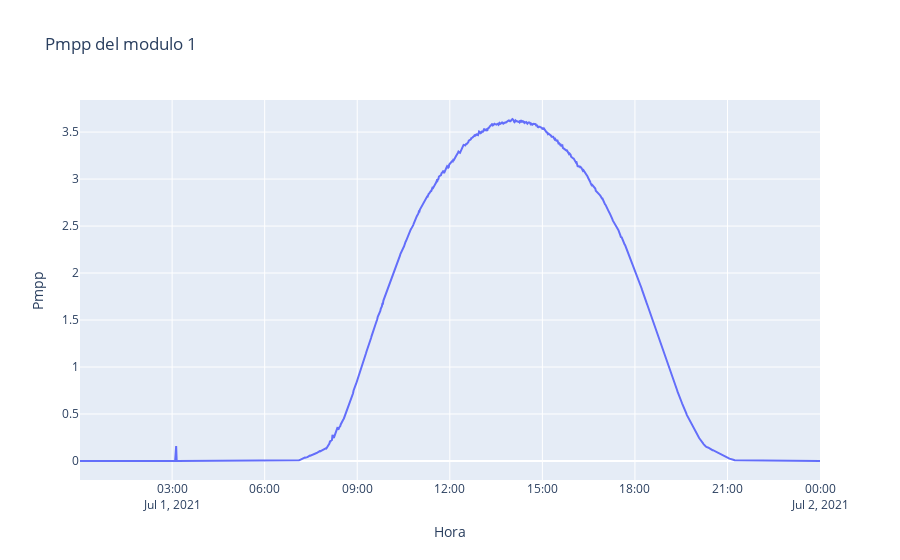
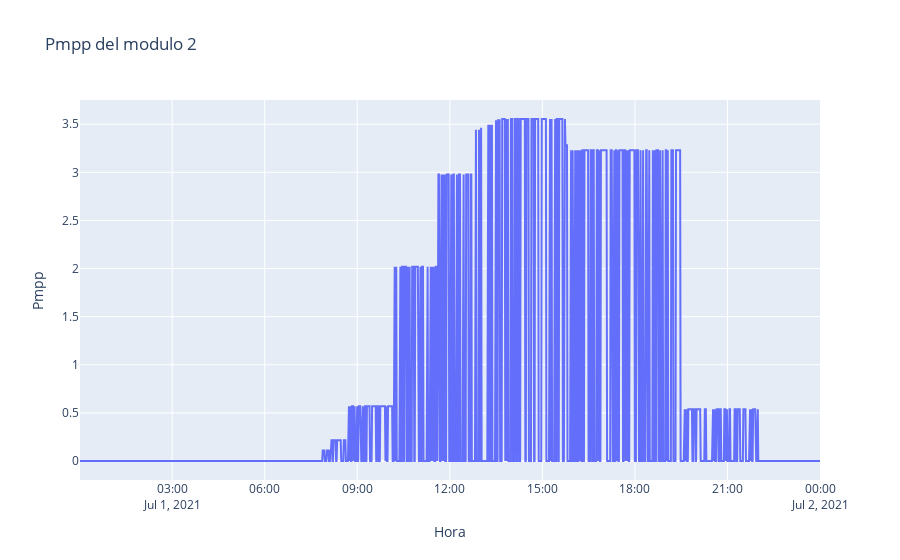
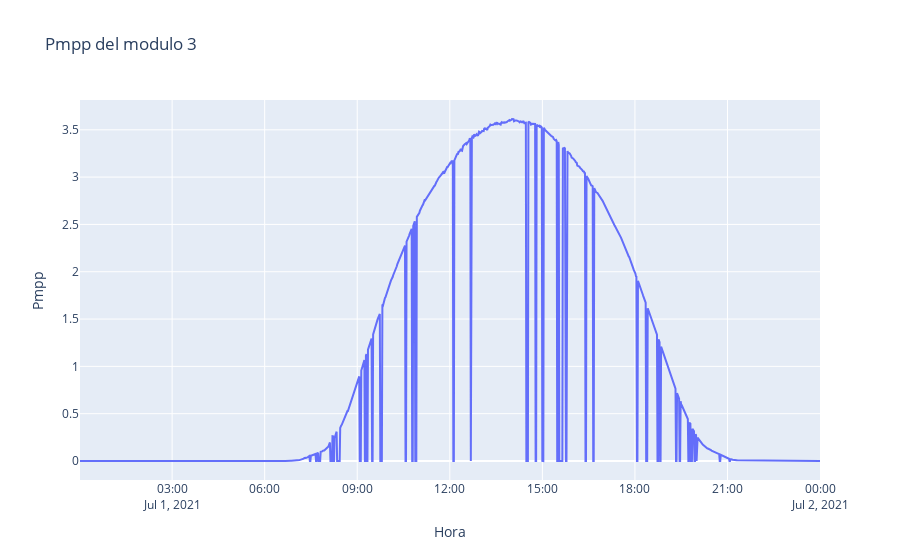
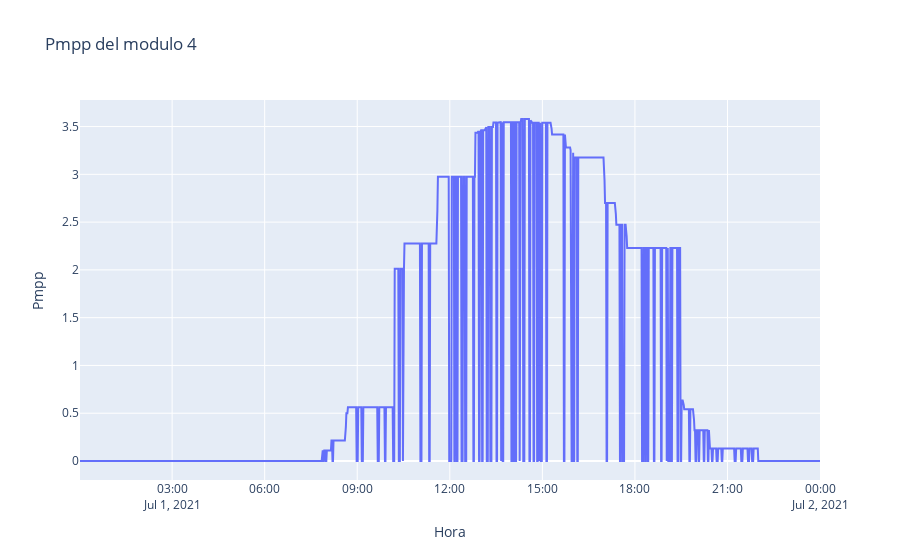

Here is the notebook cell these charts were saved with, in order:
### Code cell
df = leer("datos.csv")

# Cambiar la fecha para escoger cualquier otro dia
df_dia = dia('2021','07','01')

# Cambiar el parametro si se quiere estudiar otro (Pmpp,Isc,Voc,T,Vmpp,Impp)
grafica_dia('Pmpp',df_dia)

# Se visualizan los datos del clima de ese dia 
clima = obtengo_clima('2021','07','01','2021','07','01')
clima

### Figure 1 — Plotly figure (JSON) as saved in the notebook; plotly's stock layout.template omitted (floating-point values rounded to 4 significant figures; data arrays with more than 128 entries replaced by an {"elided": "..."} marker saying what was removed)
{"data": [{"name": "Modulo 1", "type": "scatter", "x": {"elided": "1440 str values"}, "y": {"elided": "1440 float values"}}], "layout": {"barmode": "group", "title": {"text": "Pmpp del modulo 1"}, "xaxis": {"title": {"text": "Hora"}}, "yaxis": {"title": {"text": "Pmpp"}}}}

### Figure 2 — Plotly figure (JSON) as saved in the notebook; plotly's stock layout.template omitted (floating-point values rounded to 4 significant figures; data arrays with more than 128 entries replaced by an {"elided": "..."} marker saying what was removed)
{"data": [{"name": "Modulo 2", "type": "scatter", "x": {"elided": "1440 str values"}, "y": {"elided": "1440 float values"}}], "layout": {"barmode": "group", "title": {"text": "Pmpp del modulo 2"}, "xaxis": {"title": {"text": "Hora"}}, "yaxis": {"title": {"text": "Pmpp"}}}}

### Figure 3 — Plotly figure (JSON) as saved in the notebook; plotly's stock layout.template omitted (floating-point values rounded to 4 significant figures; data arrays with more than 128 entries replaced by an {"elided": "..."} marker saying what was removed)
{"data": [{"name": "Modulo 3", "type": "scatter", "x": {"elided": "1440 str values"}, "y": {"elided": "1440 float values"}}], "layout": {"barmode": "group", "title": {"text": "Pmpp del modulo 3"}, "xaxis": {"title": {"text": "Hora"}}, "yaxis": {"title": {"text": "Pmpp"}}}}

### Figure 4 — Plotly figure (JSON) as saved in the notebook; plotly's stock layout.template omitted (floating-point values rounded to 4 significant figures; data arrays with more than 128 entries replaced by an {"elided": "..."} marker saying what was removed)
{"data": [{"name": "Modulo 4", "type": "scatter", "x": {"elided": "1440 str values"}, "y": {"elided": "1440 float values"}}], "layout": {"barmode": "group", "title": {"text": "Pmpp del modulo 4"}, "xaxis": {"title": {"text": "Hora"}}, "yaxis": {"title": {"text": "Pmpp"}}}}
